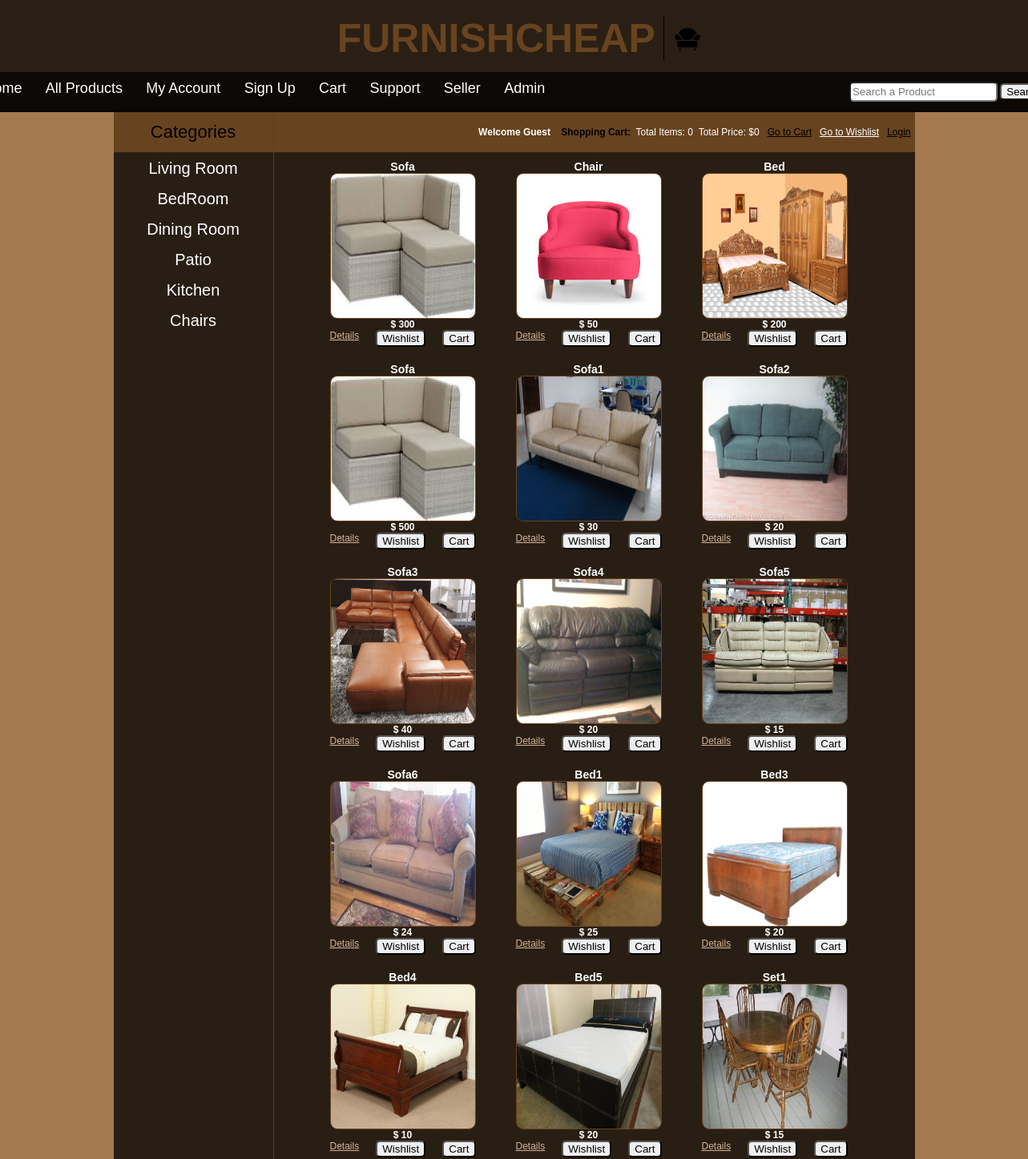
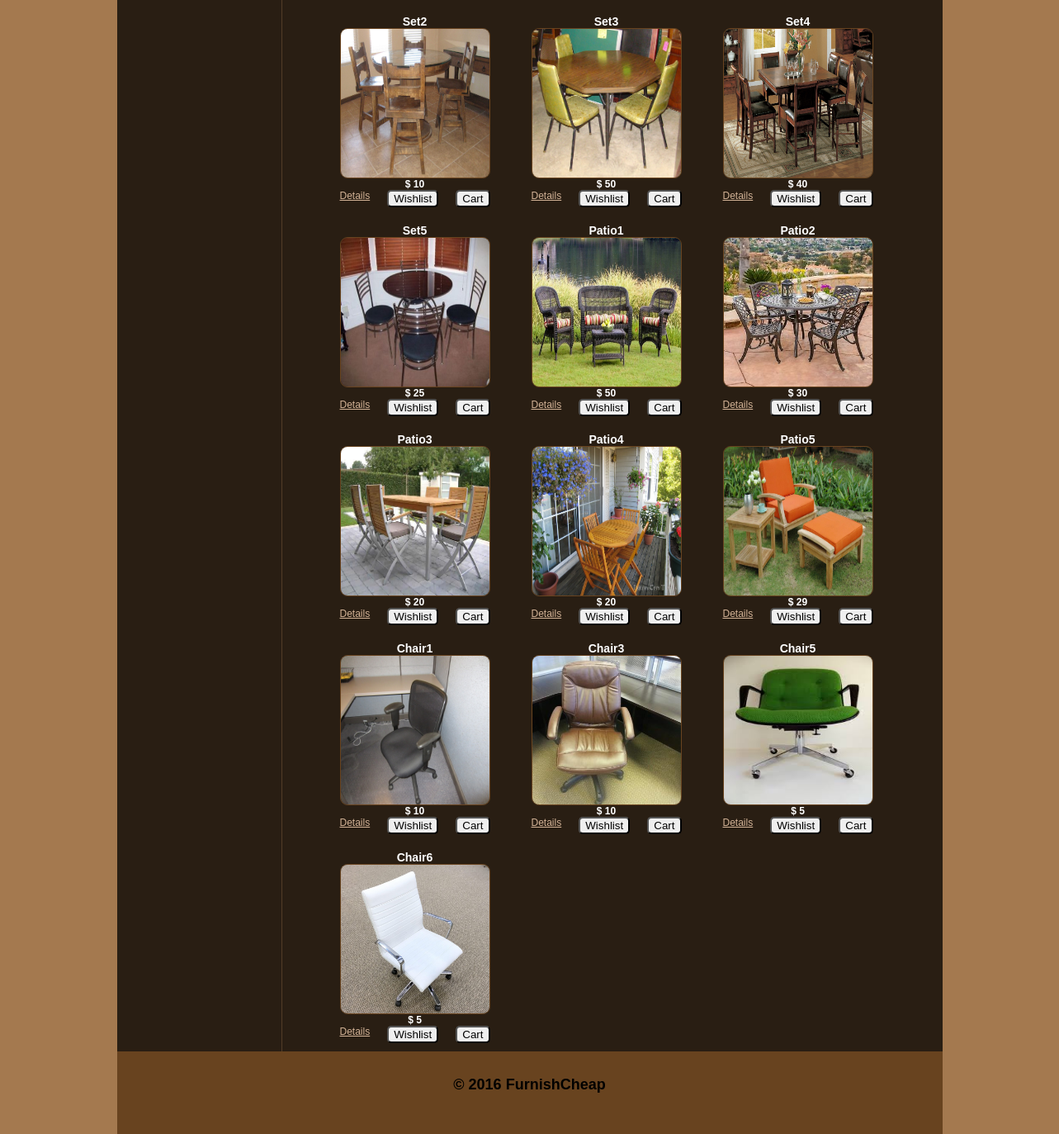
/all_products.php, run on the app's committed database (2 pictures, top to bottom).
### tables this page shows
CREATE TABLE IF NOT EXISTS `categories` (
  `cat_id` int(100) NOT NULL AUTO_INCREMENT,
  `cat_title` text NOT NULL,
  PRIMARY KEY (`cat_id`)
);

CREATE TABLE IF NOT EXISTS `products` (
  `product_id` int(100) NOT NULL AUTO_INCREMENT,
  `product_cat` int(100) NOT NULL,
  `product_brand` int(100) NOT NULL,
  `product_title` varchar(255) NOT NULL,
  `product_price` int(100) NOT NULL,
  `product_desc` text NOT NULL,
  `product_image` text NOT NULL,
  `product_keywords` text NOT NULL,
  `seller_email` varchar(100) NOT NULL,
  PRIMARY KEY (`product_id`)
);

### all_products.php (the view, shortened to what this page needs)
<?php
include("functions/functions.php");
?>
<!DOCTYPE>
<html>
	<head>
		<link rel="stylesheet" href="styles/style.css" media="all" />
	</head>
<body>
	<div align="center" id='logodiv'>
	<a align="center" href="/index.php">FURNISHCHEAP</a>
    	<img src='logo.png' alt='logo'>
	</div>
	<div class="main_wrapper">
		<div class="menubar">
			<ul id="menu">
				<li><a href="index.php">Home</a></li>
				<li><a href="all_products.php">All Products</a></li>
				<li><a href="<?php
				if(isset($_SESSION['customer_email'])) {
					echo "customer/my_account.php";
				}
				else {
					echo "checkout.php";
				}
				?>">My Account</a></li>
				<?php
				if(!isset($_SESSION['customer_email'])) {
					echo "<li><a href='customer_register.php'>Sign Up</a></li>";
				}
				?>
				<li><a href="cart.php">Cart</a></li>
                <li><a href="contact">Support</a></li>
				<li><a href="sellermanagement">Seller</a></li>
                <li><a href="admin_area">Admin</a></li>
			</ul>
			<div id="form">
				<form method="get" action="results.php" enctype="multipart/form-data">
					<input id="search" type="text" name="user_query" placeholder="Search a Product"/ >
					<input id="button" type="submit" name="search" value="Search" />
				</form>
			</div>
		</div>
		<div class="content_wrapper">
			<div id="sidebar">
				<div id="sidebar_title">Categories</div>
				<ul id="cats">
				<?php getCats(); ?>
				</ul>
			</div>
			<div id="content_area">
			<div id="shopping_cart">
					<span style="float:right; font-size:12px; padding:5px; line-height:40px;">
					<?php
					if(isset($_SESSION['customer_email'])){
					echo "<b>Welcome:</b>" . $_SESSION['customer_email'] . "&nbsp;&nbsp;<b style='color:black;'>Your</b>" ;
					}
					else {
					echo "<b>Welcome Guest &nbsp;&nbsp;</b>";
					}
					?>
					<b style="color:black">Shopping Cart:&nbsp;&nbsp;</b>Total Items: <?php total_items();?>&nbsp;&nbsp;Total Price:
					 <?php total_price();?>&nbsp;&nbsp;
					<a href="cart.php" style="color:black">Go to Cart</a>&nbsp;&nbsp;
					<a href="wishlist.php" style="color:white">Go to Wishlist</a>&nbsp;&nbsp;
                       <?php
					if(!isset($_SESSION['customer_email'])){
					echo "<a href='checkout.php' style='color:black;'>Login</a>";
					}
					else {
					echo "<a href='logout.php' style='color:black;'>Logout</a>";
					}
					?>
					</span>
			</div>
				<div id="products_box">
	<?php
	$get_pro = "select * from products";
	$run_pro = mysqli_query($con, $get_pro);
	while($row_pro=mysqli_fetch_array($run_pro)){
		$pro_id = $row_pro['product_id'];
		$pro_title = $row_pro['product_title'];
		$pro_price = $row_pro['product_price'];
		$pro_image = $row_pro['product_image'];
		echo "
				<div id='single_product'>
					<h3>$pro_title</h3>
					<img src='admin_area/product_images/$pro_image' width='180' height='180' />
					<p><b> $ $pro_price </b></p>
					<a href='details.php?pro_id=$pro_id' style='float:left;color: #D3B396'>Details</a>
					<a href='index.php?pro_id=$pro_id'><button id='button' style='float:right'>Cart</button></a>
					<a href='index.php?add_wishlist=$pro_id'><button id='button'>Wishlist</button></a>
				</div>
		";
	}
	?>
				</div>
			</div>
		</div>
		<div id="footer">
		<h2 style="text-align:center; padding-top:30px;">&copy; 2016 FurnishCheap</h2>
		</div>
	</div>
</body>
</html>

### functions/functions.php (shortened to what this page needs)
<?php
$con = mysqli_connect("localhost","root","","ecommerce");
  function getIp() {
    $ip = $_SERVER['REMOTE_ADDR'];
    return $ip;
}
 function total_items(){
	if(isset($_GET['add_cart'])){
		global $con;
		$ip = getIp();
		$get_items = "select * from cart where ip_add='$ip'";
		$run_items = mysqli_query($con, $get_items);
		$count_items = mysqli_num_rows($run_items);
		}
		else {
		global $con;
		$ip = getIp();
		$get_items = "select * from cart where ip_add='$ip'";
		$run_items = mysqli_query($con, $get_items);
		$count_items = mysqli_num_rows($run_items);
		}
	echo $count_items;
	}
	function total_price(){
		$total = 0;
		echo "$" . $total;
	}
function getCats(){
	global $con;
	$get_cats = "select * from categories";
	$run_cats = mysqli_query($con, $get_cats);
	while ($row_cats=mysqli_fetch_array($run_cats)){
		$cat_id = $row_cats['cat_id'];
		$cat_title = $row_cats['cat_title'];
	echo "<li><a href='index.php?cat=$cat_id'>$cat_title</a></li>";
	}
}

### styles/style.css (style rules this page uses)
html, body, div, span, applet, object, iframe, h1, h2, h3, h4, h5, h6, p, blockquote, pre, a, abbr, acronym, address, big, cite, code, del, dfn, em, img, ins, kbd, q, s, samp, small, strike, strong, sub, sup, tt, var, b, u, i, center, dl, dt, dd, ol, ul, li, fieldset, form, label, legend, table, caption, tbody, tfoot, thead, tr, th, td, article, aside, canvas, details, embed, figure, figcaption, footer, header, hgroup, menu, nav, output, ruby, section, summary, time, mark, audio, video { margin: 0; padding: 0; border: 0; vertical-align: baseline; }
#logodiv { height: 140px; width: 100%; background: #2A1F14; }
#logodiv a { padding-left: 12px; position: relative; top: 19px; font-size: 50px; color: #68431F; text-decoration: none; padding-right: 10px; border-right: 1px solid black; font-weight: bold; }
#logodiv img { padding-left: 10px; position: relative; top: 19px; }
#button { border-radius: 5px; }
body { background: url(background2.jpg) no-repeat center center; background-attachment: fixed; background-size: cover; font-family: Arvo,serif; font-family:Arial,Helvetica,freesans,sans-serif; font-size: 12px; }
.main_wrapper { position: relative; bottom: 50px; width : 1000px; height:auto; margin:auto; background:rgba(0,0,0,0.5); }
.menubar { position: relative; right: 175px; width: 1348px; height:50px; background:#0B0805; color: white; }
#menu { padding:0; margin:0; line-height:40px; float:left; }
#menu li { list-style:none; display:inline; }
#menu a { text-decoration:none; color:white; padding:8px; margin:5px; font-size:18px; font-family:Arial,Helvetica,freesans,sans-serif; }
#form { float:right; padding-right:8px;line-height:50px; }
.content_wrapper { width:1000px; margin:auto; background:rgba(0,0,0,0.5); }
#content_area { min-height: 665px; width:800px; float:right; background:rgba(0,0,0,0.5); color: #FFFFFF; }
#sidebar { width:199px; background:rgba(0,0,0,0.5); float:left; line-height: 30px; }
#sidebar_title { background:#68431F; color:black; font-size:22px; font-family:Arial,Helvetica,freesans,sans-serif; padding:10px; text-align:center; }
#cats { text-align:center; }
#cats li { list-style:none; margin:5px; }
#cats a { color:white; padding:8px; margin:5px; text-align:center; font-size:20px; text-decoration:none; font-family:Arial,Helvetica,freesans,sans-serif; }
#products_box { width:780px; text-align:center; margin-left:30px; margin-bottom:10px; }
#single_product { float:left; margin-left:30px; padding:10px; }
#single_product img { border:1px solid #68431F; border-radius: 5% }
#shopping_cart { font-size: 10px; width:800px; height:50px; background:#68431F; color:white; }
#search { border-radius: 5px; height: 25px; }
#footer { width:100%; height:100px; background:#68431F; clear:both; }

### data on the page
categories: cat_title "Living Room"
categories: cat_title "BedRoom"
categories: cat_title "Dining Room"
categories: cat_title "Patio"
categories: cat_title "Kitchen"
categories: cat_title "Chairs"
products: product_title "Sofa", product_image (picture), product_price "300"
products: product_title "Chair", product_image (picture), product_price "50"
products: product_title "Bed", product_image (picture), product_price "200"
products: product_title "Sofa", product_image (picture), product_price "500"
products: product_title "Sofa1", product_image (picture), product_price "30"
products: product_title "Sofa2", product_image (picture), product_price "20"
products: product_title "Sofa3", product_image (picture), product_price "40"
products: product_title "Sofa4", product_image (picture), product_price "20"
products: product_title "Sofa5", product_image (picture), product_price "15"
products: product_title "Sofa6", product_image (picture), product_price "24"
products: product_title "Bed1", product_image (picture), product_price "25"
products: product_title "Bed3", product_image (picture), product_price "20"
products: product_title "Bed4", product_image (picture), product_price "10"
products: product_title "Bed5", product_image (picture), product_price "20"
products: product_title "Set1", product_image (picture), product_price "15"
products: product_title "Set2", product_image (picture), product_price "10"
products: product_title "Set3", product_image (picture), product_price "50"
products: product_title "Set4", product_image (picture), product_price "40"
products: product_title "Set5", product_image (picture), product_price "25"
products: product_title "Patio1", product_image (picture), product_price "50"
products: product_title "Patio2", product_image (picture), product_price "30"
products: product_title "Patio3", product_image (picture), product_price "20"
products: product_title "Patio4", product_image (picture), product_price "20"
products: product_title "Patio5", product_image (picture), product_price "29"
products: product_title "Chair1", product_image (picture), product_price "10"
products: product_title "Chair3", product_image (picture), product_price "10"
products: product_title "Chair5", product_image (picture), product_price "5"
products: product_title "Chair6", product_image (picture), product_price "5"

### other printed values
$count_items "0"
$total "0"
